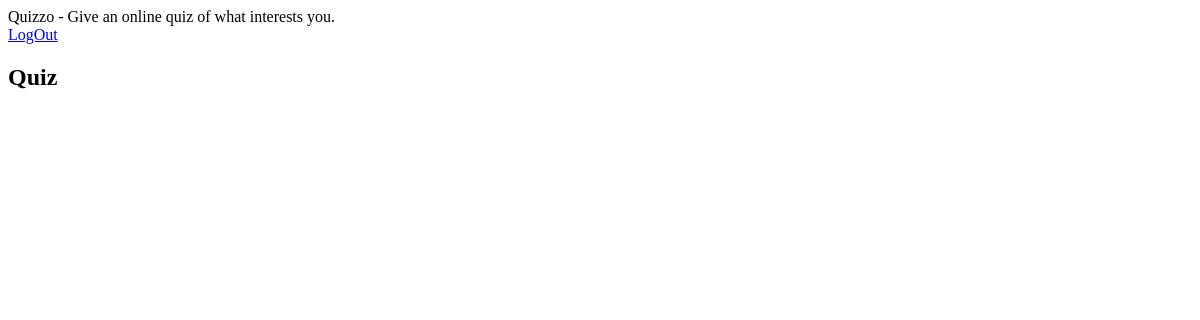
The page /test/1 on the database as committed earlier.
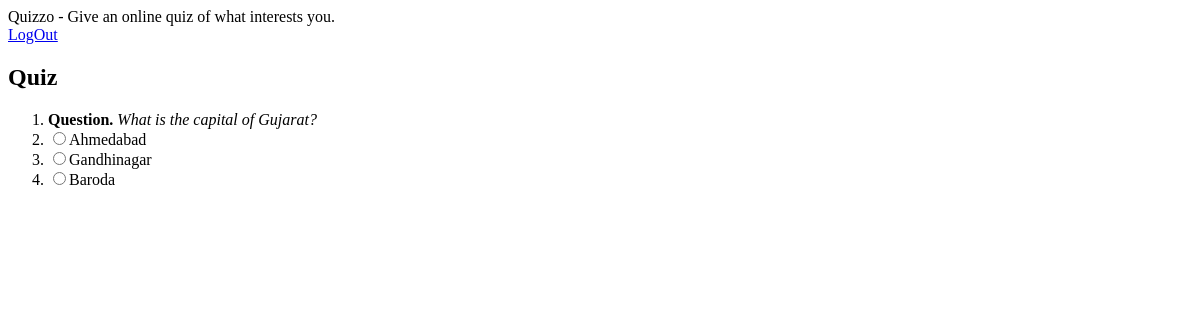
The same page on the database as committed later.
### exam/models.py (models this page shows, shortened)
class Question(models.Model):
	topic = models.ForeignKey(Topic, on_delete=models.CASCADE, related_name="questions")
	question = models.CharField(max_length=1024)

class Choice(models.Model):
	question = models.ForeignKey(Question, on_delete=models.CASCADE, related_name="choices")
	choice = models.CharField(max_length=100)
	value = models.BooleanField(default=False)

### exam/views.py (the view)
# urls.py: path("test/<int:topic_id>", views.test_view, name="test"),
def test_view(request, topic_id):
	print("im in test")
	questions = Question.objects.filter(topic=topic_id)
	context = {
		"questions": questions,
	}
	return render(request, "exam/test.html", context)

### exam/templates/exam/test.html (shortened to what this page needs)
{% extends "exam/base.html" %}
{% block body %}
	<header>
		<div class="logout-btn">
		<a href="{% url 'logout' %}">LogOut</a>
		</div>
	</header>
	<div>
		<h2>Quiz</h2>
		<ol>
			{% for question in questions %}
				<li>
					<b>Question.</b> <i>{{ question.question }}</i>
					{% for choice in question.choices.all %}
						<li> <input type="radio" name="choice" value="{{choice.value}}">{{choice.choice}}</li>
					{% endfor %}
				</li>
			{% endfor %}
		</ol>
	</div>
{% endblock %}

Rows that differ between the two databases and show on the page:
added Question: question "What is the capital of Gujarat?"
added Choice: choice "Ahmedabad"
added Choice: choice "Gandhinagar"
added Choice: choice "Baroda"
